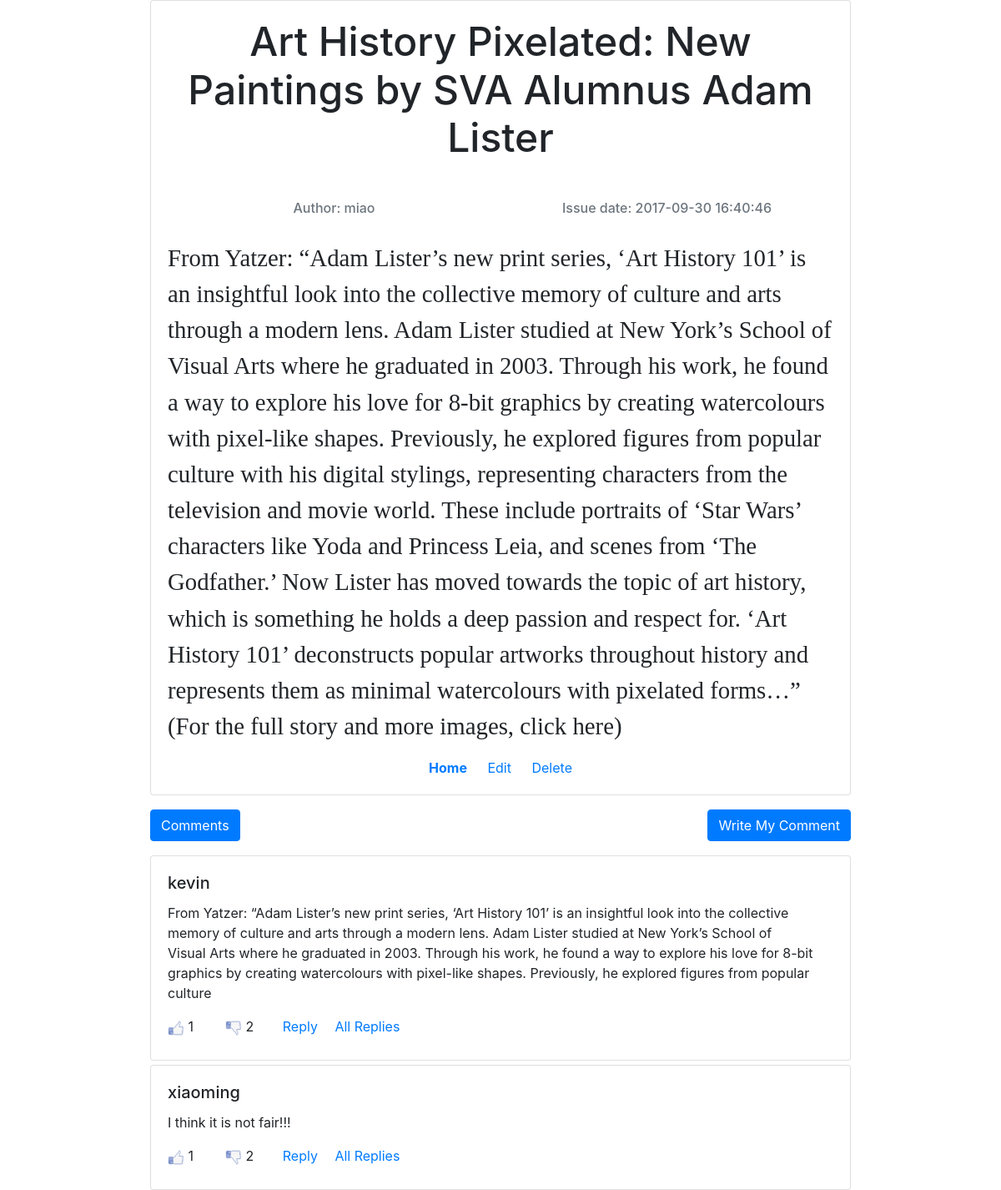
Screenshot of /showStory.php?id=39 (signed in) with the database file from the repository.
### tables this page shows
CREATE TABLE `stories` (
  `story_id` int(11) NOT NULL AUTO_INCREMENT,
  `title` varchar(255) NOT NULL,
  `issue_date` datetime NOT NULL DEFAULT CURRENT_TIMESTAMP,
  `userid` int(11) NOT NULL,
  `content` text NOT NULL,
  PRIMARY KEY (`story_id`),
  KEY `userid` (`userid`),
  CONSTRAINT `stories_ibfk_1` FOREIGN KEY (`userid`) REFERENCES `users` (`userid`)
);

CREATE TABLE `comments` (
  `comment_id` int(11) NOT NULL AUTO_INCREMENT,
  `content` text NOT NULL,
  `agree` int(11) NOT NULL DEFAULT '0',
  `oppose` int(11) NOT NULL DEFAULT '0',
  `userid` int(11) NOT NULL,
  `type` tinyint(4) NOT NULL,
  `link_comment` int(11) DEFAULT NULL,
  `story_id` int(11) DEFAULT NULL,
  `comment_date` datetime NOT NULL DEFAULT CURRENT_TIMESTAMP,
  PRIMARY KEY (`comment_id`),
  KEY `userid` (`userid`),
  KEY `comments_ibfk_2` (`story_id`),
  CONSTRAINT `comments_ibfk_1` FOREIGN KEY (`userid`) REFERENCES `users` (`userid`),
  CONSTRAINT `comments_ibfk_2` FOREIGN KEY (`story_id`) REFERENCES `stories` (`story_id`) ON DELETE CASCADE ON UPDATE CASCADE
);

### showStory.php (the view, shortened to what this page needs)
<!DOCTYPE html>
<html lang="en">
<head>
    <link rel="stylesheet" type="text/css" href="css/mainstory.css"/>
    <link rel="stylesheet" href="https://maxcdn.bootstrapcdn.com/bootstrap/4.0.0-beta/css/bootstrap.min.css">
</head>
<body>
    <div id="container">
        <div id="story">
            <?php
require 'database.php';
if (isset($_GET['id'])) {
    $id   = (int) $_GET['id'];
    $stmt = $mysqli->prepare("select stories.userid as uid, title, issue_date, username, content
                    from stories join users on stories.userid=users.userid
                    where story_id=?");
    $stmt->bind_param('i', $id);
    $stmt->execute();
    $stmt->bind_result($userid, $title, $issue_date, $username, $content);
}
?>
            <div class="card">
                <div class="card-body">
                    <h1 class="card-title"><?php printf($title);?></h1>
                    <br/>
                    <h6 class="card-subtitle mb-2 text-muted" id="author">Author: <?php printf($username);?></h6>
                    <h6 class="card-subtitle mb-2 text-muted" id="issue_date">Issue date: <?php printf($issue_date);?></h6>
                    <br/><br/>
                    <p class="card-text"><?php print(htmlspecialchars($content));?></p>
                    <div align="center">
                        <a href="index.php" class="card-link"><b>Home</b></a>
                        <?php
if (isset($_SESSION['userid'])) {
    if ($userid === $_SESSION['userid']) {?>
                            <a href="editstory.php?story_id=<?php echo $id; ?>" class="card-link">Edit</a>
                            <a href="deletestory.php?story_id=<?php echo $id; ?>" class="card-link">Delete</a>
                        <?php
}
}
?>
                    </div>
                </div>
            </div>
        </div>
        <div id="comment">
            <div id="comment_header">
                <button class="btn btn-primary">Comments</button>
                <button class="btn btn-primary" id="write_comment" onclick="write_comment()">Write My Comment</button>
            </div>
            <div id="comment_body">
                <?php
$stmt = $mysqli->prepare("select comment_id, username, content, agree, oppose, comments.userid from comments join users on comments.userid=users.userid where story_id=?");
$stmt->bind_param('i', $id);
$stmt->execute();
$stmt->bind_result($comment_id, $username, $content, $agree, $oppose, $comment_uid);
while ($stmt->fetch()) {
    ?>
                    <div class="card" id="comment_item" val="<?php echo $comment_id ?>">
                        <div class="card-body">
                        <h5 class="card-title"><?php printf(htmlspecialchars($username));?></h5>
                        <p class="card-text" id="comment_content"><?php printf(htmlspecialchars($content));?></p>
                        <img src="image/agree.png" val="0" alt="agree" id="agree_btn" width="20px" height="20px"/>
                        <label id="agree_num" for="agree_btn"><?php printf(htmlspecialchars($agree));?></label>
                        <img src="image/oppose.png" val="0" alt="oppose" id="oppose_btn" width="20px" height="20px"/>
                        <label id="oppose_num" for="oppose_btn"><?php printf(htmlspecialchars($oppose));?></label>
                        <a href="javascript:void(0);" id="reply_comment_btn">Reply</a>
                        <a href="javascript:void(0)" id="check_all_replies_btn">All Replies</a>
                        </div>
                    </div>
                <?php
}
?>
            </div>
        </div>
    </div>
</body>
</html>

### css/mainstory.css (style rules this page uses)
#story h1 { text-align: center; font-size: 3em; }
#story h6 { text-align: center; margin-top: 10px; }
#story { width: 70%; margin-left: 15%; }
#story p { margin-top: 10px; font-size: 1.8em; font-family: 'Times New Roman', Times, serif; }
#author { width: 50%; float:left; }
#issue_date { width: 50%; float: right; }
#comment { width: 70%; margin-left: 15%; }
#comment_header { margin-top: 2%; margin-bottom: 2%; }
#write_comment { position: absolute; right: 15%; }
#comment_item { margin-top: 5px; }
#agree_btn { cursor: pointer; }
#oppose_btn { cursor: pointer; }
#agree_num { width: 5%; }
#oppose_num { width: 5%; }
#reply_comment_btn { width: 8%; margin-right: 2%; }
#check_all_replies_btn { width: 8%; }

### rows the page displays
stories: content "From Yatzer: “Adam Lister’s new print series, ‘Art History 101’ is an insightful look into the collective memory of culture and arts through a modern lens. Adam Lister studied at New York’s School of Visual Arts where he graduated in 2003. Through his work, he found a way to explore his love for 8-bit graphics by creating watercolours with pixel-like shapes. Previously, he explored figures from popular culture with his digital stylings, representing characters from the television and movie world. These include portraits of ‘Star Wars’ characters like Yoda and Princess Leia, and scenes from ‘The Godfather.’ Now Lister has moved towards the topic of art history, which is something he holds a…"
comments: value "kevin From Yatzer: “Adam Lister’s new print series, ‘Art History 101’ is an insightful look into the collective memory of culture and arts through a modern lens. Adam Lister studied at New York’s School of Visual Arts where he graduated in 2003. Through his work, he found a way to explore his love for 8-bit graphics by creating watercolours with pixel-like shapes. Previously, he explored figures from popular culture 1 2"
comments: value "xiaoming I think it is not fair!!! 1 2"
